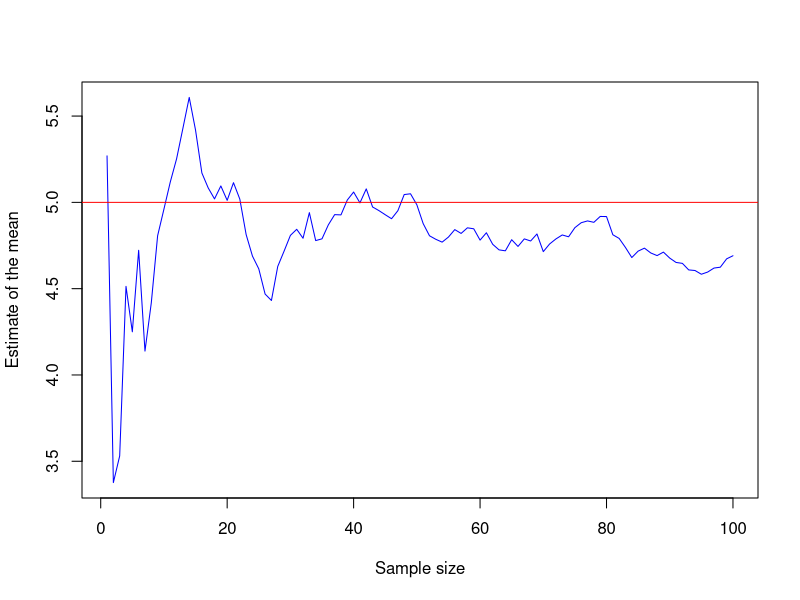
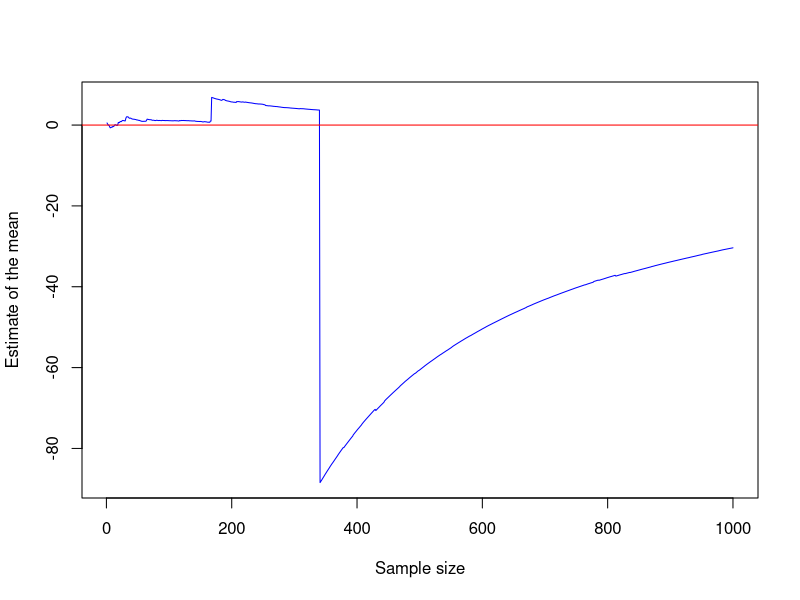
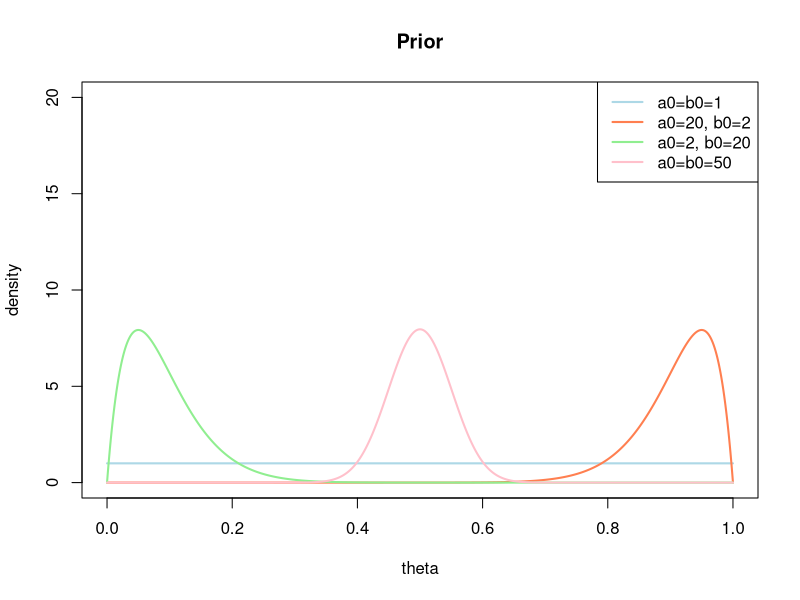
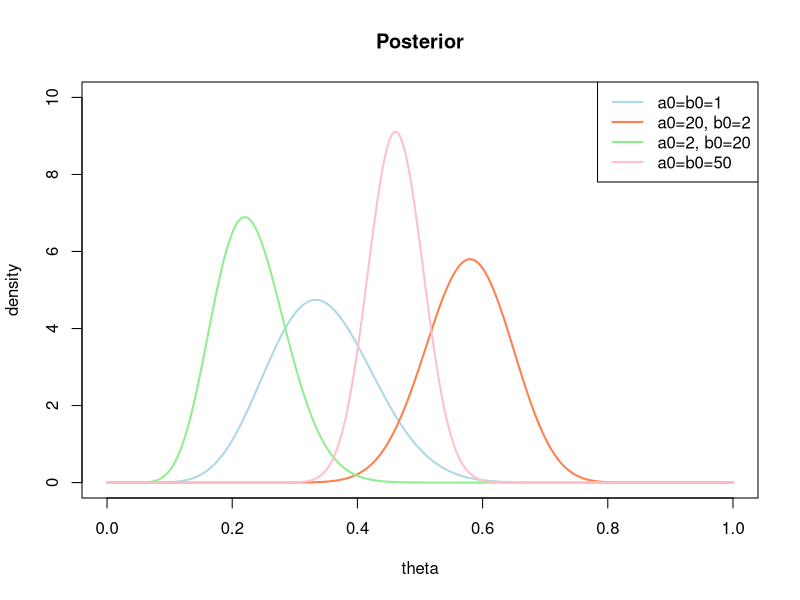
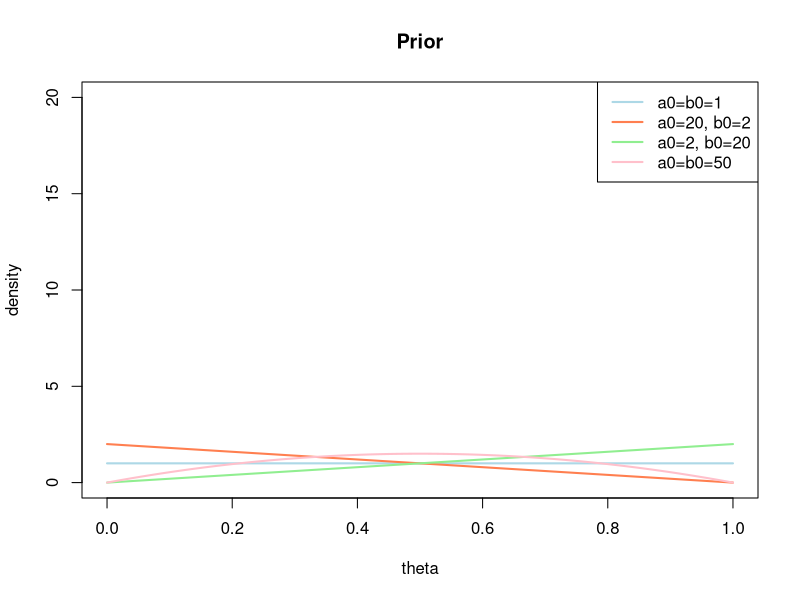
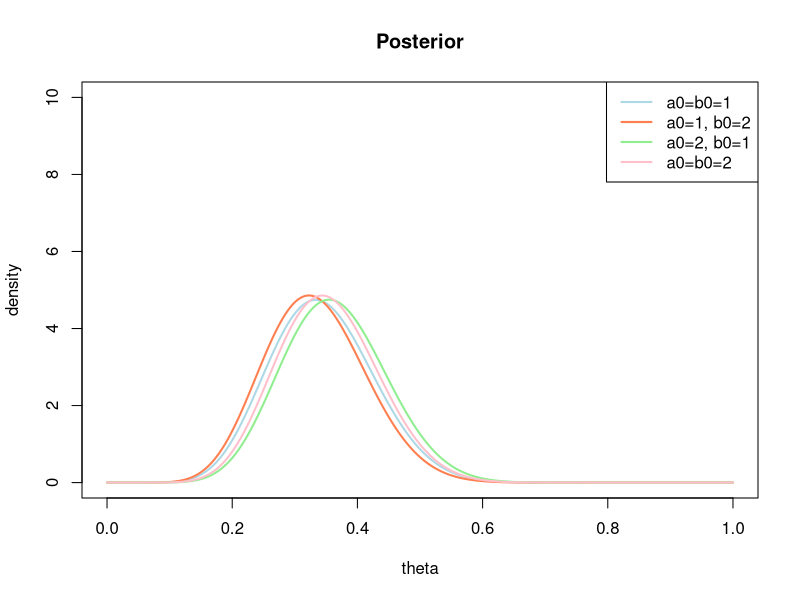
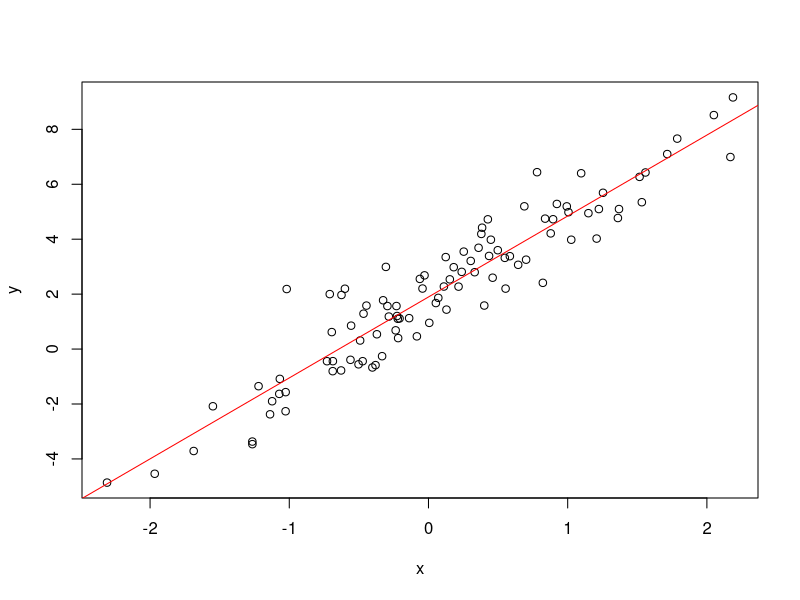
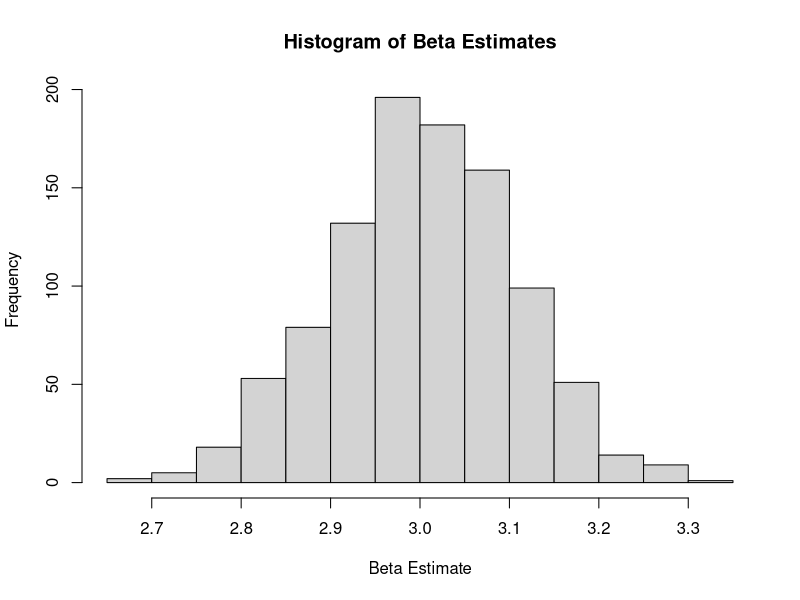

These figures' R source, in order:
rm(list = ls())

#question 1

# Define parameters
mu <- 5
sigma <- 3
n <- 100

# Generate data
x <- rnorm(n, mean = mu, sd = sigma)

# Compute estimates of the mean with the first 1, ..., n draws
estimates <- cumsum(x) / seq_along(x)

# Plot estimates
plot(estimates, type = "l", col = "blue", xlab = "Sample size", ylab = "Estimate of the mean")

# Add true mean as a horizontal line
abline(h = mu, col = "red")

# Define parameters

mu <- 0
sigma <- 1
n <- 1000

# Generate two random samples from a standard normal distribution
x <- rnorm(n, mean = mu, sd = sigma)
y <- rnorm(n, mean = mu, sd = sigma)

# Convert the standard normal samples to a Cauchy distribution with scale one
z <- x / y

# Compute estimates of the mean with the first 1, ..., n draws
estimates <- cumsum(z) / seq_along(z)

# Plot estimates
plot(estimates, type = "l", col = "blue", xlab = "Sample size", ylab = "Estimate of the mean")

# Add true mean as a horizontal line
abline(h = mu, col = "red")


#Exercise 2

theta <- seq(0,1,length=1000)
plot(theta, dbeta(theta, 1,1), col="lightblue", lwd=2,
     type="l", ylab="density", xlab="theta", main="Prior", ylim=c(0,20))
lines(theta, dbeta(theta, 20,2), col="coral", lwd=2)
lines(theta, dbeta(theta, 2,20), col="lightgreen", lwd=2)
lines(theta, dbeta(theta, 50,50), col="pink", lwd=2)
legend("topright", c("a0=b0=1", "a0=20, b0=2", "a0=2, b0=20", "a0=b0=50"),
       lwd=c(2,2,2), col=c("lightblue", "coral", "lightgreen", "pink"))


plot(theta, dbeta(theta, 1+10,1+20), type="l", col="lightblue", lwd=2,
     ylab="density", xlab="theta", main="Posterior",ylim=c(0,10))
lines(theta, dbeta(theta, 20+10,2+20), col="coral", lwd=2)
lines(theta, dbeta(theta, 2+10,20+20), col="lightgreen", lwd=2)
lines(theta, dbeta(theta, 50+10,50+20), col="pink", lwd=2)
legend("topright", c("a0=b0=1", "a0=20, b0=2", "a0=2, b0=20", "a0=b0=50"),
       lwd=c(2,2,2), col=c("lightblue", "coral", "lightgreen", "pink"))
theta <- seq(0,1,length=1000)
plot(theta, dbeta(theta, 1,1), col="lightblue", lwd=2,
     type="l", ylab="density", xlab="theta", main="Prior", ylim=c(0,20))
lines(theta, dbeta(theta, 1,2), col="coral", lwd=2)
lines(theta, dbeta(theta, 2,1), col="lightgreen", lwd=2)
lines(theta, dbeta(theta, 2,2), col="pink", lwd=2)
legend("topright", c("a0=b0=1", "a0=20, b0=2", "a0=2, b0=20", "a0=b0=50"),
       lwd=c(2,2,2), col=c("lightblue", "coral", "lightgreen", "pink"))

plot(theta, dbeta(theta, 1+10,1+20), type="l", col="lightblue", lwd=2,
     ylab="density", xlab="theta", main="Posterior",ylim=c(0,10))
lines(theta, dbeta(theta, 1+10,2+20), col="coral", lwd=2)
lines(theta, dbeta(theta, 2+10,1+20), col="lightgreen", lwd=2)
lines(theta, dbeta(theta, 2+10,2+20), col="pink", lwd=2)
legend("topright", c("a0=b0=1", "a0=1, b0=2", "a0=2, b0=1", "a0=b0=2"),
       lwd=c(2,2,2), col=c("lightblue", "coral", "lightgreen", "pink"))



# Question 3

simulate_data <- function(n, k, alpha, beta, sigma) {
  X <- matrix(rnorm(n * k, mean = 0, sd = 1), n, k)
  epsilon <- rnorm(n, mean = 0, sd = sigma)
  y <- alpha + X %*% beta + epsilon
  return(list(X = X, y = y))
}

set.seed(123)

# Creating function
sim_linear_model_1 <- function(n, k, alpha, beta, sigma) {
  X <- matrix(rnorm(n * k, mean = 0, sd = 1), n, k)
  x <- X[,1]
  epsilon <- rnorm(n, mean = 0, sd = sigma)
  y <- alpha + X %*% beta + epsilon
  return(list(x = x, y = y))
  
}

# Create scatterplot with regression line
sim_data_1 <- sim_linear_model_1(n = 100, k = 1, alpha = 2, beta = 3, sigma = 1)
plot(sim_data_1$x, sim_data_1$y, xlab = "x", ylab = "y")
abline(lm(y ~ x, data = sim_data_1), col = "red")

# Define numbers of simulations

n_sims <- 1000

# Create an empty vector to store the estimated slope coefficients
beta_lse <- numeric(n_sims)

# Loop through the simulations
for (i in 1:n_sims) {
  # Simulate the data
  sim_data_1 <- sim_linear_model_1(n = 100, k = 1, alpha = 2, beta = 3, sigma = 1)
  
  # Estimate the slope coefficient using linear regression
  fit <- lm(sim_data_1$y ~ sim_data_1$x)
  beta_lse[i] <- coef(fit)[2]
}

# Creating histogram
hist(beta_lse, main = "Histogram of Beta Estimates", xlab = "Beta Estimate")

library(MASS)  # for the mvrnorm function

# Define function to simulate data
sim_linear_model_prior <- function(n, k, alpha, beta_prior_mean, beta_prior_sd, sigma) {
  X <- matrix(rnorm(n * k, mean = 0, sd = 1), n, k)
  beta <- rnorm(k, mean = beta_prior_mean, sd = beta_prior_sd)
  epsilon <- rnorm(n, mean = 0, sd = sigma)
  y <- alpha + X %*% beta + epsilon
  return(list(X = X, y = y))
}

# Set seed for reproducibility
set.seed(123)

# Set prior parameters mu_0 and sigma_0
mu_0 <- 1
sigma_0 <- 2

# Compute posterior for n = 50, 100, and 200
for (n in c(50, 100, 200)) {
  
  # Simulate data using sim_linear_model_prior()
  k <- 1
  alpha <- 0
  beta_prior_mean <- 0
  beta_prior_sd <- 1
  sigma <- 1
  
  sim_data <- sim_linear_model_prior(n, k, alpha, beta_prior_mean, beta_prior_sd, sigma)
  X <- sim_data$X
  y <- sim_data$y
  
  # Compute posterior parameters
  sigma_n <- solve(sigma_0^(-1) + t(X) %*% X)
  mu_n <- sigma_n %*% (sigma_0^(-1) * mu_0 + t(X) %*% y)
  
  # Plot posterior density
  x_grid <- seq(-5, 5, length.out = 1000)
  post_dens <- dnorm(x_grid, mean = mu_n, sd = sqrt(sigma_n))
  plot(x_grid, post_dens, type = "l", lwd = 2, main = paste0("Posterior Density (n = ", n, ")"))
  
}

#Question 4

n <- 10000
set.seed(202020)
prior1 <- rnorm(n)
prior2 <- rnorm(n,mean=2,sd=1/2)

par(mfrow=c(1,2))
hist(prior1,xlab="First Prior",col="lightblue",main="N(0,1)")
hist(prior2,xlab="Second Prior",col="coral",main="N(2,0.5)")


set.seed(1234)
prior1 <- rgamma(10000,shape=0.5,rate=0.01)
prior2 <- rgamma(10000,shape=0.5,rate=1)
prior3 <- rgamma(10000,shape=0.5,rate=100)

plot(density(prior1),col="lightblue",xlim=c(0,250),lwd=2,main="Prior Density")
lines(density(prior2), col = "coral",lwd=2)
lines(density(prior3), col = "lightgreen",lwd=2)
legend("topright", c("n=0.01", "n=1", "n=100"),
       col =c("lightblue","coral","lightgreen"), lwd=2)



# Set the number of simulations
n_sim <- 10000

# Choose a suitable prior distribution for 𝜂
eta <- rgamma(n_sim, shape = 5 , rate = 5)

# Simulate draws from the prior distribution of 𝜎^2|𝜂 using an inverse-gamma distribution
sigma2 <- 1/rgamma(n_sim, shape = 0.5, rate = eta)

# Visualize the prior distribution of 𝜎^2|𝜂
hist(sigma2, main = "Hyperprior from G(5,5) of sigma^2|eta", xlab = "sigma^2", col="lightblue")
plot(density(sigma2), main = "Prior distribution of sigma^2|eta", xlab = "sigma^2",col="lightblue")
